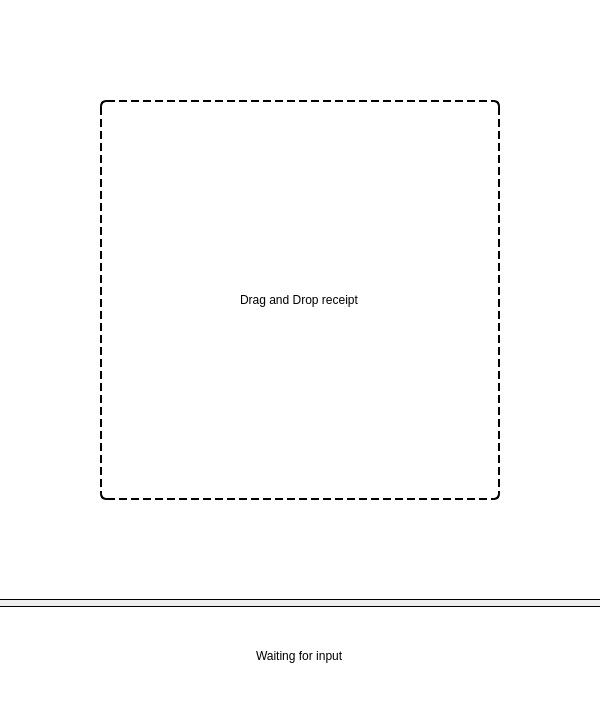
<?xml version="1.0" encoding="UTF-8"?>
<ui version="4.0">
 <class>MainWindow</class>
 <widget class="QMainWindow" name="MainWindow">
  <property name="geometry">
   <rect>
    <x>0</x>
    <y>0</y>
    <width>600</width>
    <height>706</height>
   </rect>
  </property>
  <property name="windowTitle">
   <string>CookieWay</string>
  </property>
  <widget class="QWidget" name="centralWidget">
   <layout class="QVBoxLayout" name="verticalLayout">
    <property name="leftMargin">
     <number>0</number>
    </property>
    <property name="topMargin">
     <number>0</number>
    </property>
    <property name="rightMargin">
     <number>0</number>
    </property>
    <property name="bottomMargin">
     <number>0</number>
    </property>
    <item>
     <widget class="QWidget" name="widgetInput" native="true">
      <property name="sizePolicy">
       <sizepolicy hsizetype="Preferred" vsizetype="Preferred">
        <horstretch>0</horstretch>
        <verstretch>3</verstretch>
       </sizepolicy>
      </property>
      <property name="minimumSize">
       <size>
        <width>600</width>
        <height>600</height>
       </size>
      </property>
      <property name="styleSheet">
       <string notr="true">border-bottom: 1px solid black;
background-color: white;</string>
      </property>
      <layout class="QHBoxLayout" name="horizontalLayout">
       <property name="leftMargin">
        <number>100</number>
       </property>
       <property name="topMargin">
        <number>100</number>
       </property>
       <property name="rightMargin">
        <number>100</number>
       </property>
       <property name="bottomMargin">
        <number>100</number>
       </property>
       <item>
        <widget class="QWidget" name="widgetDrag" native="true">
         <property name="styleSheet">
          <string notr="true">border: 2px dashed black;
border-radius:  6px;</string>
         </property>
         <layout class="QHBoxLayout" name="horizontalLayout_2">
          <item alignment="Qt::AlignHCenter">
           <widget class="QLabel" name="labelDrag">
            <property name="styleSheet">
             <string notr="true">border: none;</string>
            </property>
            <property name="text">
             <string>Drag and Drop receipt</string>
            </property>
           </widget>
          </item>
         </layout>
        </widget>
       </item>
      </layout>
     </widget>
    </item>
    <item>
     <widget class="QWidget" name="widgetOutput" native="true">
      <property name="sizePolicy">
       <sizepolicy hsizetype="Preferred" vsizetype="Preferred">
        <horstretch>0</horstretch>
        <verstretch>1</verstretch>
       </sizepolicy>
      </property>
      <property name="minimumSize">
       <size>
        <width>0</width>
        <height>100</height>
       </size>
      </property>
      <property name="maximumSize">
       <size>
        <width>16777215</width>
        <height>100</height>
       </size>
      </property>
      <property name="styleSheet">
       <string notr="true">border-top: 1px solid black;
background-color: white;</string>
      </property>
      <layout class="QVBoxLayout" name="verticalLayout_2">
       <item alignment="Qt::AlignHCenter">
        <widget class="QLabel" name="labelOutput">
         <property name="styleSheet">
          <string notr="true">border: none;</string>
         </property>
         <property name="text">
          <string>Waiting for input</string>
         </property>
        </widget>
       </item>
      </layout>
     </widget>
    </item>
   </layout>
  </widget>
 </widget>
 <layoutdefault spacing="6" margin="11"/>
 <resources/>
 <connections/>
</ui>
